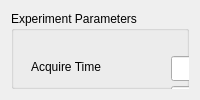
    <widget class="QWidget" name="tab_23">
     <attribute name="title">
      <string>Experimental</string>
     </attribute>
     <layout class="QHBoxLayout" name="horizontalLayout_11">
      <item>
       <widget class="QGroupBox" name="groupBox_17">
        <property name="title">
         <string>Experiment Parameters</string>
        </property>
        <widget class="QLabel" name="label_166">
         <property name="geometry">
          <rect>
           <x>209</x>
           <y>20</y>
           <width>39</width>
           <height>18</height>
          </rect>
         </property>
         <property name="text">
          <string>SAXS</string>
         </property>
        </widget>
        <widget class="QLabel" name="label_162">
         <property name="geometry">
          <rect>
           <x>20</x>
           <y>47</y>
           <width>95</width>
           <height>18</height>
          </rect>
         </property>
         <property name="text">
          <string>Acquire Time</string>
         </property>
        </widget>
        <widget class="caTextEntry" name="catextentry_172">
         <property name="geometry">
          <rect>
           <x>112</x>
           <y>277</y>
           <width>275</width>
           <height>16</height>
          </rect>
         </property>
         <property name="channel" stdset="0">
          <string notr="true">9idcLAX:USAXS_Pin:Exp_Ti_Filter.VAL</string>
         </property>
         <property name="background">
          <color>
           <red>115</red>
           <green>215</green>
           <blue>253</blue>
          </color>
         </property>
         <property name="colorMode">
          <enum>caLineEdit::Static</enum>
         </property>
        </widget>
        <widget class="caTextEntry" name="catextentry_186">
         <property name="geometry">
          <rect>
           <x>441</x>
           <y>105</y>
           <width>150</width>
           <height>25</height>
          </rect>
         </property>
         <property name="channel" stdset="0">
          <string notr="true">9idcLAX:USAXS_WAXS:Exp_Al_Filter.VAL</string>
         </property>
         <property name="background">
          <color>
           <red>115</red>
           <green>215</green>
           <blue>253</blue>
          </color>
         </property>
         <property name="colorMode">
          <enum>caLineEdit::Static</enum>
         </property>
        </widget>
        <widget class="QLabel" name="label_164">
         <property name="geometry">
          <rect>
           <x>20</x>
           <y>77</y>
           <width>90</width>
           <height>18</height>
          </rect>
         </property>
         <property name="text">
          <string># of Images</string>
         </property>
        </widget>
        <widget class="caTextEntry" name="catextentry_184">
         <property name="geometry">
          <rect>
           <x>160</x>
           <y>75</y>
           <width>150</width>
           <height>25</height>
          </rect>
         </property>
         <property name="channel" stdset="0">
          <string notr="true">9idcLAX:USAXS_Pin:NumImages</string>
         </property>
         <property name="background">
          <color>
           <red>115</red>
           <green>215</green>
           <blue>253</blue>
          </color>
         </property>
         <property name="colorMode">
          <enum>caLineEdit::Static</enum>
         </property>
        </widget>
        <widget class="QLabel" name="label_165">
         <property name="geometry">
          <rect>
           <x>20</x>
           <y>107</y>
           <width>51</width>
           <height>18</height>
          </rect>
         </property>
         <property name="text">
          <string>&lt;html&gt;&lt;head/&gt;&lt;body&gt;&lt;p&gt;Al filter&lt;/p&gt;&lt;/body&gt;&lt;/html&gt;</string>
         </property>
        </widget>
        <widget class="QLabel" name="label_163">
         <property name="geometry">
          <rect>
           <x>11</x>
           <y>276</y>
           <width>50</width>
           <height>18</height>
          </rect>
         </property>
         <property name="text">
          <string>&lt;html&gt;&lt;head/&gt;&lt;body&gt;&lt;p&gt;Ti filter&lt;/p&gt;&lt;/body&gt;&lt;/html&gt;</string>
         </property>
        </widget>
        <widget class="caTextEntry" name="catextentry_187">
         <property name="geometry">
          <rect>
           <x>441</x>
           <y>75</y>
           <width>150</width>
           <height>25</height>
          </rect>
         </property>
         <property name="channel" stdset="0">
          <string notr="true">9idcLAX:USAXS_WAXS:NumImages</string>
         </property>
         <property name="background">
          <color>
           <red>115</red>
           <green>215</green>
           <blue>253</blue>
          </color>
         </property>
         <property name="colorMode">
          <enum>caLineEdit::Static</enum>
         </property>
        </widget>
        <widget class="caTextEntry" name="catextentry_183">
         <property name="geometry">
          <rect>
           <x>441</x>
           <y>45</y>
           <width>150</width>
           <height>25</height>
          </rect>
         </property>
         <property name="channel" stdset="0">
          <string notr="true">9idcLAX:USAXS_WAXS:AcquireTime</string>
         </property>
         <property name="background">
          <color>
           <red>115</red>
           <green>215</green>
           <blue>253</blue>
          </color>
         </property>
         <property name="colorMode">
          <enum>caLineEdit::Static</enum>
         </property>
        </widget>
        <widget class="caTextEntry" name="catextentry_182">
         <property name="geometry">
          <rect>
           <x>160</x>
           <y>105</y>
           <width>150</width>
           <height>25</height>
          </rect>
         </property>
         <property name="channel" stdset="0">
          <string notr="true">9idcLAX:USAXS_Pin:Exp_Al_Filter.VAL</string>
         </property>
         <property name="background">
          <color>
           <red>115</red>
           <green>215</green>
           <blue>253</blue>
          </color>
         </property>
         <property name="colorMode">
          <enum>caLineEdit::Static</enum>
         </property>
        </widget>
        <widget class="QLabel" name="label_167">
         <property name="geometry">
          <rect>
           <x>490</x>
           <y>20</y>
           <width>43</width>
           <height>18</height>
          </rect>
         </property>
         <property name="text">
          <string>WAXS</string>
         </property>
        </widget>
        <widget class="caTextEntry" name="catextentry_185">
         <property name="geometry">
          <rect>
           <x>393</x>
           <y>277</y>
           <width>275</width>
           <height>16</height>
          </rect>
         </property>
         <property name="channel" stdset="0">
          <string notr="true">9idcLAX:USAXS_WAXS:Exp_Ti_Filter.VAL</string>
         </property>
         <property name="background">
          <color>
           <red>115</red>
           <green>215</green>
           <blue>253</blue>
          </color>
         </property>
         <property name="colorMode">
          <enum>caLineEdit::Static</enum>
         </property>
        </widget>
        <widget class="caTextEntry" name="catextentry_173">
         <property name="geometry">
          <rect>
           <x>160</x>
           <y>45</y>
           <width>150</width>
           <height>25</height>
          </rect>
         </property>
         <property name="channel" stdset="0">
          <string notr="true">9idcLAX:USAXS_Pin:AcquireTime</string>
         </property>
         <property name="background">
          <color>
           <red>115</red>
           <green>215</green>
           <blue>253</blue>
          </color>
         </property>
         <property name="colorMode">
          <enum>caLineEdit::Static</enum>
         </property>
        </widget>
       </widget>
      </item>
     </layout>
    </widget>
